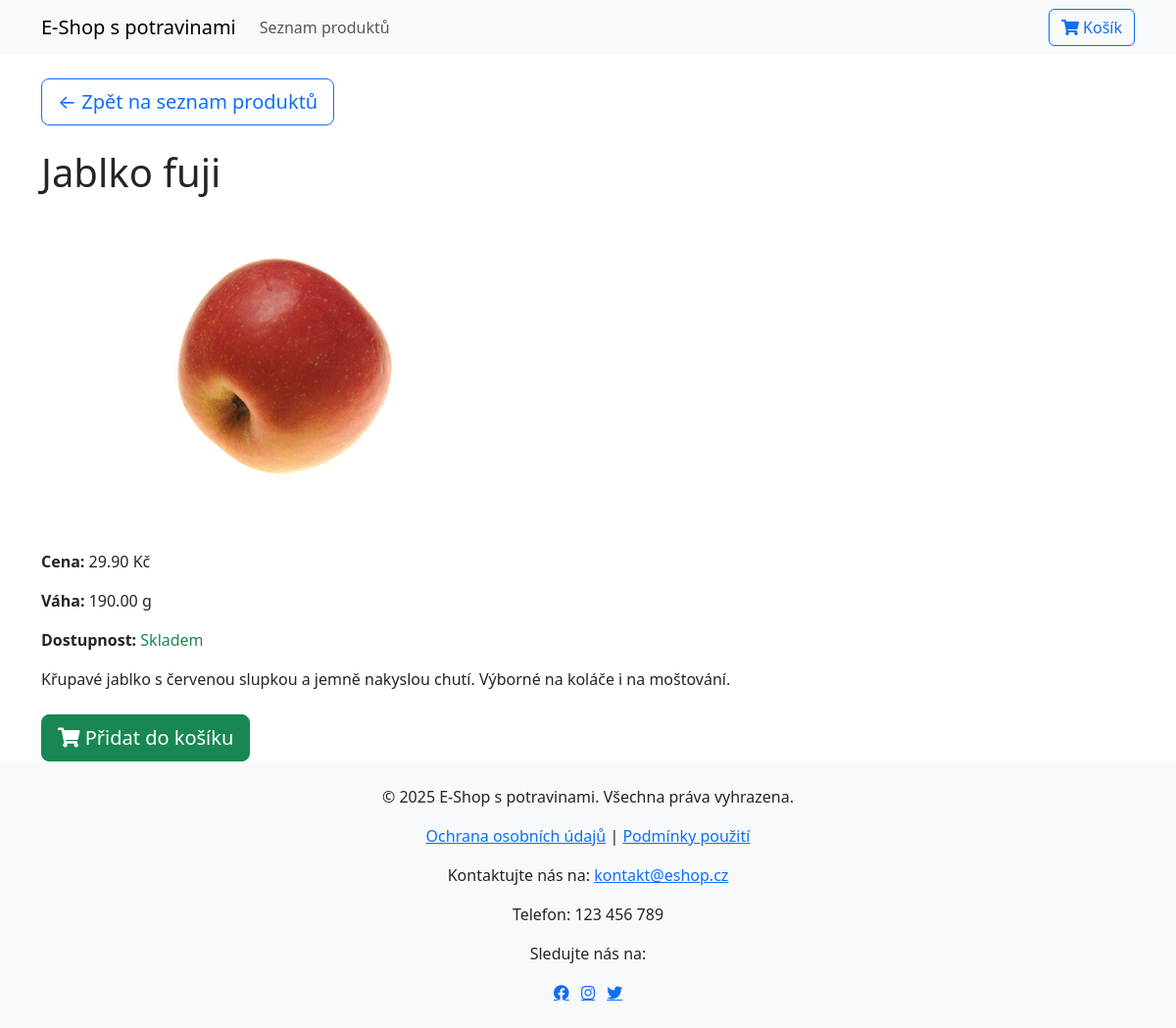
Page /product/10/ on the committed database.
### main/models.py (models this page shows, shortened)
class Product(models.Model):
    name = models.CharField(max_length=255)
    price = models.DecimalField(max_digits=10, decimal_places=2)
    description = models.TextField(blank=True, null=True)
    weight = models.DecimalField(max_digits=10, decimal_places=2, blank=True, null=True)
    available = models.BooleanField(default=True)
    image = models.ImageField(upload_to='products/', blank=True, null=True)
    category = models.ForeignKey(Category, on_delete=models.CASCADE, related_name='products')

### main/views.py (the view)
# urls.py: path('product/<int:pk>/', views.ProductDetail.as_view(), name='product_detail'),
class ProductDetail(DetailView):
    model = Product
    template_name = 'main/ProductDetail.html'
    context_object_name = 'product'

### main/templates/main/ProductDetail.html
{% extends 'main/base.html' %}
{% load static %}
{% block content %}
    <div class="mb-4">
        <a href="{% url 'product_list' %}" class="btn btn-outline-primary btn-lg">
            ← Zpět na seznam produktů
        </a>
    </div>
    <h1>{{ product.name }}</h1>
    {% if product.image %}
        <img src="{{ product.image.url }}" alt="{{ product.name }}" style="max-width: 500px;" class="mb-3">
    {% else %}
        <p>Obrázek není k dispozici.</p>
    {% endif %}
    <p><strong>Cena:</strong> {{ product.price }} Kč</p>
    <p><strong>Váha:</strong> {{ product.weight }} g</p>
    <p><strong>Dostupnost:</strong>
        {% if product.available %}
            <span class="text-success">Skladem</span>
        {% else %}
            <span class="text-danger">Vyprodáno</span>
        {% endif %}
    </p>
    <p>{{ product.description }}</p>
    <div class="mt-4">
        <a href="#" class="btn btn-success btn-lg add-to-cart" data-product-id="{{ product.pk }}" data-product-name="{{ product.name }}">
            <i class="fas fa-shopping-cart"></i> Přidat do košíku
        </a>
    </div>
{% endblock %}

### main/templates/main/base.html (style rules this page uses)
html, body { height: 100%; }
body { display: flex; flex-direction: column; }

### rows in the picture
Product: name "Jablko fuji", image (picture), price "29.90", weight "190.00", description "Křupavé jablko s červenou slupkou a jemně nakyslou chutí. Výborné na koláče i na moštování."
